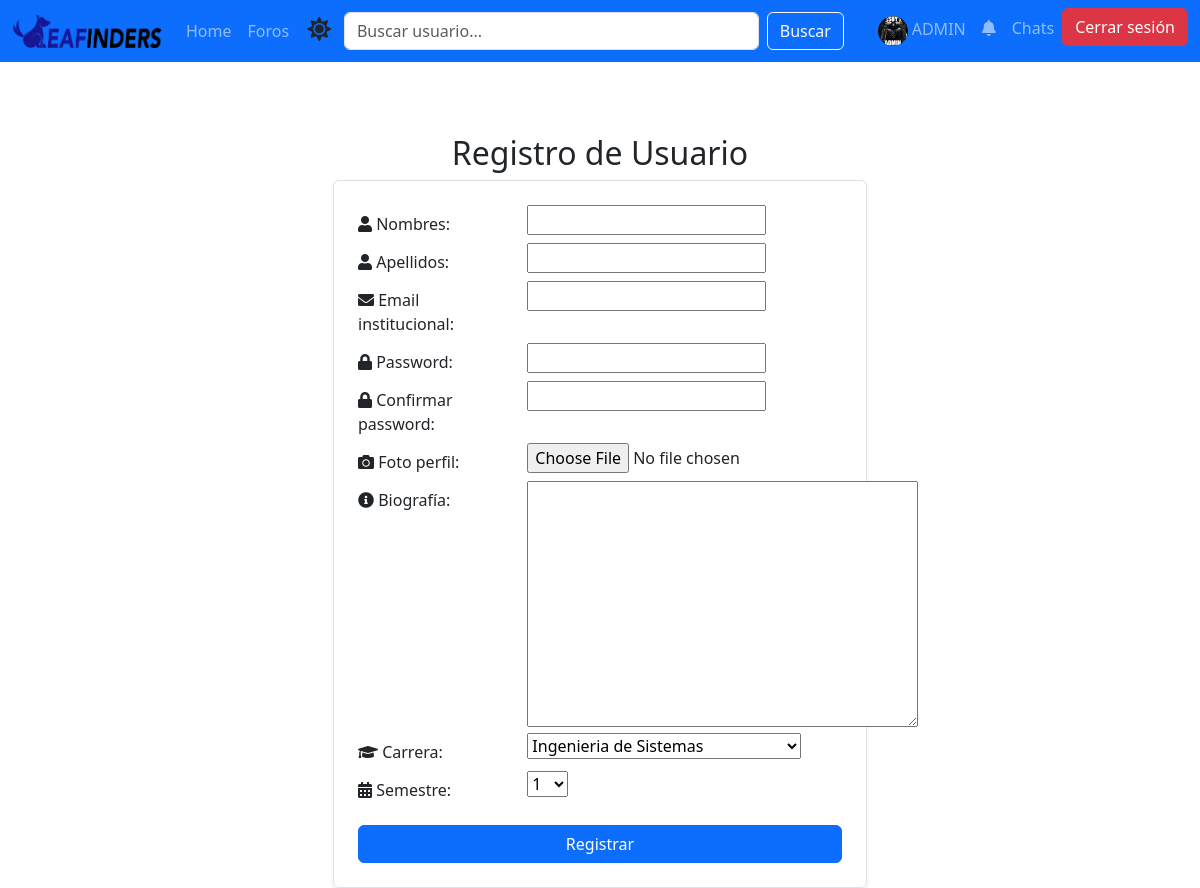
The app's page /registro/ (signed in) with its own data.
### App/models.py (models this page shows, shortened)
class Usuario(AbstractBaseUser, PermissionsMixin):
    nombres = models.CharField(max_length=100)
    apellidos = models.CharField(max_length=100)
    email_institucional = models.EmailField(
        unique=True,
        validators=[RegexValidator(regex=r'^[\w\.-]+@eafit\.edu\.co$', message="El correo debe terminar en @eafit.edu.co")]
    )
    password = models.CharField(max_length=128)
    foto_perfil = models.ImageField(upload_to='perfil_fotos/', blank=True, null=True)
    biografia = models.TextField(blank=True, null=True)
    carrera = models.CharField(max_length=100, blank=True, null=True)
    semestre = models.IntegerField(blank=True, null=True)
    is_active = models.BooleanField(default=True)
    is_staff = models.BooleanField(default=False)
    date_joined = models.DateTimeField(auto_now_add=True)
    objects = UsuarioManager()
    USERNAME_FIELD = 'email_institucional'
    REQUIRED_FIELDS = ['nombres', 'apellidos']

### App/views.py (the view)
# urls.py: path('registro/', views.registro_usuario, name='register'),
def registro_usuario(request):
    if request.method == 'POST':
        form = RegistroUsuarioForm(request.POST)
        if form.is_valid():
            usuario = form.save(commit=False)
            usuario.password = make_password(form.cleaned_data['password'])  # Hash the password
            usuario.save()
            auth_login(request, usuario)
            return redirect('home')  # Redirect to the home page
    else:
        form = RegistroUsuarioForm()
    return render(request, 'Register.html', {'form': form})

### App/context_processors.py (called while the page is built)
def notificaciones(request):
    if request.user.is_authenticated:
        solicitudes_pendientes = Amistad.objects.filter(
            user2=request.user,
            estado='pendiente'
        ).count()
        return {
            'solicitudes_pendientes': solicitudes_pendientes,
        }
    return {}

### App/Templates/Register.html (shortened to what this page needs)
{% extends 'Template.html' %}
{% block content %}
  <div class="container">
    <div class="row justify-content-center">
      <div class="col-md-6">
        <h2 class="text-center mt-5">Registro de Usuario</h2>
        <form method="post" enctype="multipart/form-data" class="p-4 border rounded shadow-sm register-form-container">
            <div class="form-group row">
                <label for="id_nombres" class="col-sm-4 col-form-label">
                  <i class="fas fa-user"></i> Nombres:
                </label>
                <div class="col-sm-8">
                    {{ form.nombres }}
                </div>
            </div>
            <div class="form-group row">
                <label for="id_apellidos" class="col-sm-4 col-form-label">
                  <i class="fas fa-user"></i> Apellidos:
                </label>
                <div class="col-sm-8">
                    {{ form.apellidos }}
                </div>
            </div>
            <div class="form-group row">
                <label for="id_email_institucional" class="col-sm-4 col-form-label">
                  <i class="fas fa-envelope"></i> Email institucional:
                </label>
                <div class="col-sm-8">
                    {{ form.email_institucional }}
                </div>
            </div>
            <div class="form-group row">
                <label for="id_password" class="col-sm-4 col-form-label">
                  <i class="fas fa-lock"></i> Password:
                </label>
                <div class="col-sm-8">
                    {{ form.password }}
                </div>
            </div>
            <div class="form-group row">
                <label for="id_confirm_password" class="col-sm-4 col-form-label">
                  <i class="fas fa-lock"></i> Confirmar password:
                </label>
                <div class="col-sm-8">
                    {{ form.confirm_password }}
                </div>
            </div>
            <div class="form-group row">
                <label for="id_foto_perfil" class="col-sm-4 col-form-label">
                  <i class="fas fa-camera"></i> Foto perfil:
                </label>
                <div class="col-sm-8">
                    {{ form.foto_perfil }}
                </div>
            </div>
            <div class="form-group row">
                <label for="id_biografia" class="col-sm-4 col-form-label">
                  <i class="fas fa-info-circle"></i> Biografía:
                </label>
                <div class="col-sm-8">
                    {{ form.biografia }}
                </div>
            </div>
            <div class="form-group row">
                <label for="id_carrera" class="col-sm-4 col-form-label">
                  <i class="fas fa-graduation-cap"></i> Carrera:
                </label>
                <div class="col-sm-8">
                    {{ form.carrera }}
                </div>
            </div>
            <div class="form-group row">
                <label for="id_semestre" class="col-sm-4 col-form-label">
                  <i class="fas fa-calendar-alt"></i> Semestre:
                </label>
                <div class="col-sm-8">
                    {{ form.semestre }}
                </div>
            </div>
            <button type="submit" class="btn btn-primary w-100 mt-3">Registrar</button>
        </form>
      </div>
    </div>
  </div>
{% endblock %}

### App/Templates/Template.html (shortened to what this page needs)
<!DOCTYPE HTML>
<html lang="es">
<head>
    <link rel="stylesheet" href="https://cdnjs.cloudflare.com/ajax/libs/font-awesome/5.15.4/css/all.min.css">
    <link href="https://cdn.jsdelivr.net/npm/bootstrap@5.3.3/dist/css/bootstrap.min.css" rel="stylesheet">
    {% load static %}
    <link href="{% static 'styles.css' %}" rel="stylesheet">
</head>
<body>
    {% load static %}
    <nav class="navbar navbar-expand-lg navbar-dark bg-primary">
        <div class="container-fluid d-flex justify-content-between align-items-center">
            <a class="navbar-brand d-flex align-items-center" href="{% url 'home' %}">
                <img src="{% static 'logo.png' %}" alt="Logo" style="max-width: 150px; height: auto;">
            </a>
            <div class="collapse navbar-collapse justify-content-between align-items-center" id="navbarNav">
                <ul class="navbar-nav">
                    <li class="nav-item">
                        <a class="nav-link" href="{% url 'home' %}">Home</a>
                    </li>
                    <li class="nav-item">
                        <a class="nav-link" href="{% url 'lista_foros' %}">Foros</a>
                    </li>
                    <li class="nav-item">
                        <span id="dark-mode-toggle">
                            <i class="fas fa-sun" id="toggle-icon"></i>
                        </span>
                    </li>
                </ul>
                <form class="d-flex search-bar mx-auto" style="max-width: 500px; width: 100%;" method="GET" action="{% url 'buscar_usuarios' %}">
                    <input class="form-control me-2" type="search" name="query" placeholder="Buscar usuario..." aria-label="Search" required>
                    <button class="btn btn-outline-light" type="submit">Buscar</button>
                </form>
                <ul class="navbar-nav ms-auto">
                    {% if user.is_authenticated %}
                        <li class="nav-item">
                            <a class="nav-link" href="{% url 'Cuenta' %}">
                                {% if user.foto_perfil %}
                                    <img src="{{ user.foto_perfil.url }}" alt="Foto de perfil" class="profile-pic-navbar">
                                {% else %}
                                    <img src="{% static 'default_profile.jpg' %}" alt="Foto de perfil" class="profile-pic-navbar">
                                {% endif %}
                                {{ user.nombres }}
                            </a>
                        </li>
                        <li class="nav-item">
                            <a class="nav-link position-relative" href="{% url 'Notificaciones' %}">
                                <i class="fas fa-bell"></i>
                            </a>
                        </li>
                        <li class="nav-item">
                            <a class="nav-link" href="{% url 'lista_conversaciones' %}">Chats</a>
                        </li>
                        <li class="nav-item">
                            <button class="btn btn-danger" id="logout-btn">Cerrar sesión</button>
                        </li>
                    {% endif %}
                </ul>
            </div>
        </div>
    </nav>
    <div class="container mt-4">
        {% block content %}
        {% endblock %}
    </div>
</body>
</html>

### App/static/styles.css (style rules this page uses)
.profile-pic-navbar { width: 30px; height: 30px; object-fit: cover; border-radius: 50%; }

### App/Templates/Register.html (style rules this page uses)
.register-form-container, .alert, input, select, button { transition: background-color 0.3s, color 0.3s; }

### App/Templates/Template.html (style rules this page uses)
.profile-pic-navbar { width: 30px; height: 30px; border-radius: 50%; }
#dark-mode-toggle { cursor: pointer; background: none; border: none; padding: 0; color: inherit; font-size: 1.5rem; margin-left: 10px; }

### records on screen
Usuario: foto_perfil (picture), nombres "ADMIN"
